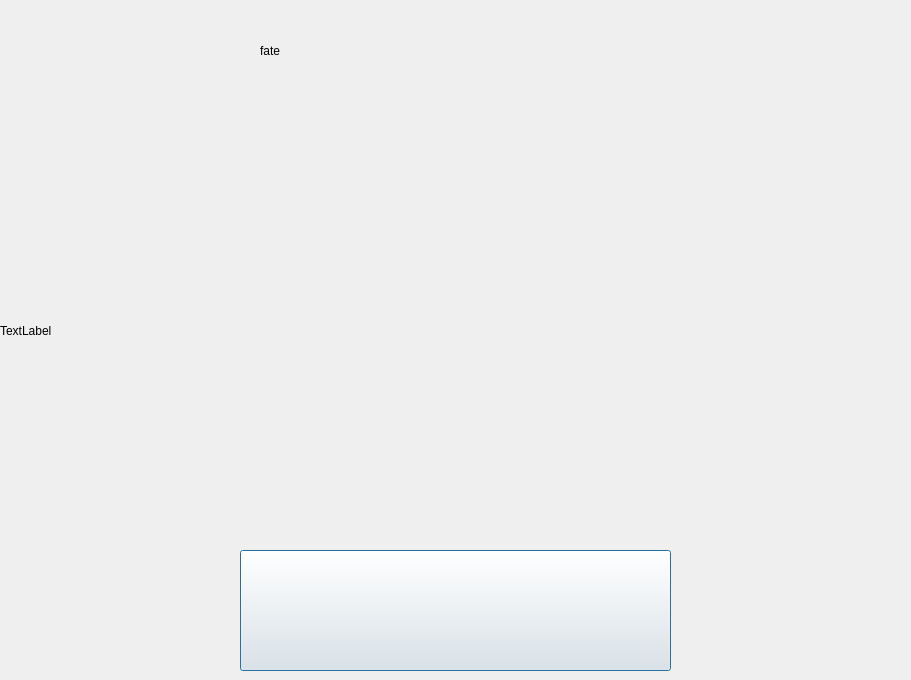
<?xml version="1.0" encoding="UTF-8"?>
<ui version="4.0">
 <class>Result</class>
 <widget class="QDialog" name="Result">
  <property name="geometry">
   <rect>
    <x>0</x>
    <y>0</y>
    <width>911</width>
    <height>680</height>
   </rect>
  </property>
  <property name="windowTitle">
   <string>Dialog</string>
  </property>
  <widget class="QLabel" name="labelpix">
   <property name="geometry">
    <rect>
     <x>0</x>
     <y>-20</y>
     <width>911</width>
     <height>701</height>
    </rect>
   </property>
   <property name="text">
    <string/>
   </property>
  </widget>
  <widget class="QLabel" name="labelfate">
   <property name="geometry">
    <rect>
     <x>260</x>
     <y>0</y>
     <width>641</width>
     <height>101</height>
    </rect>
   </property>
   <property name="text">
    <string>fate</string>
   </property>
  </widget>
  <widget class="QLabel" name="labeltext">
   <property name="geometry">
    <rect>
     <x>0</x>
     <y>110</y>
     <width>911</width>
     <height>441</height>
    </rect>
   </property>
   <property name="text">
    <string>TextLabel</string>
   </property>
  </widget>
  <widget class="QPushButton" name="pushButtonMenu">
   <property name="geometry">
    <rect>
     <x>240</x>
     <y>550</y>
     <width>431</width>
     <height>121</height>
    </rect>
   </property>
   <property name="text">
    <string/>
   </property>
  </widget>
 </widget>
 <resources/>
 <connections/>
</ui>
